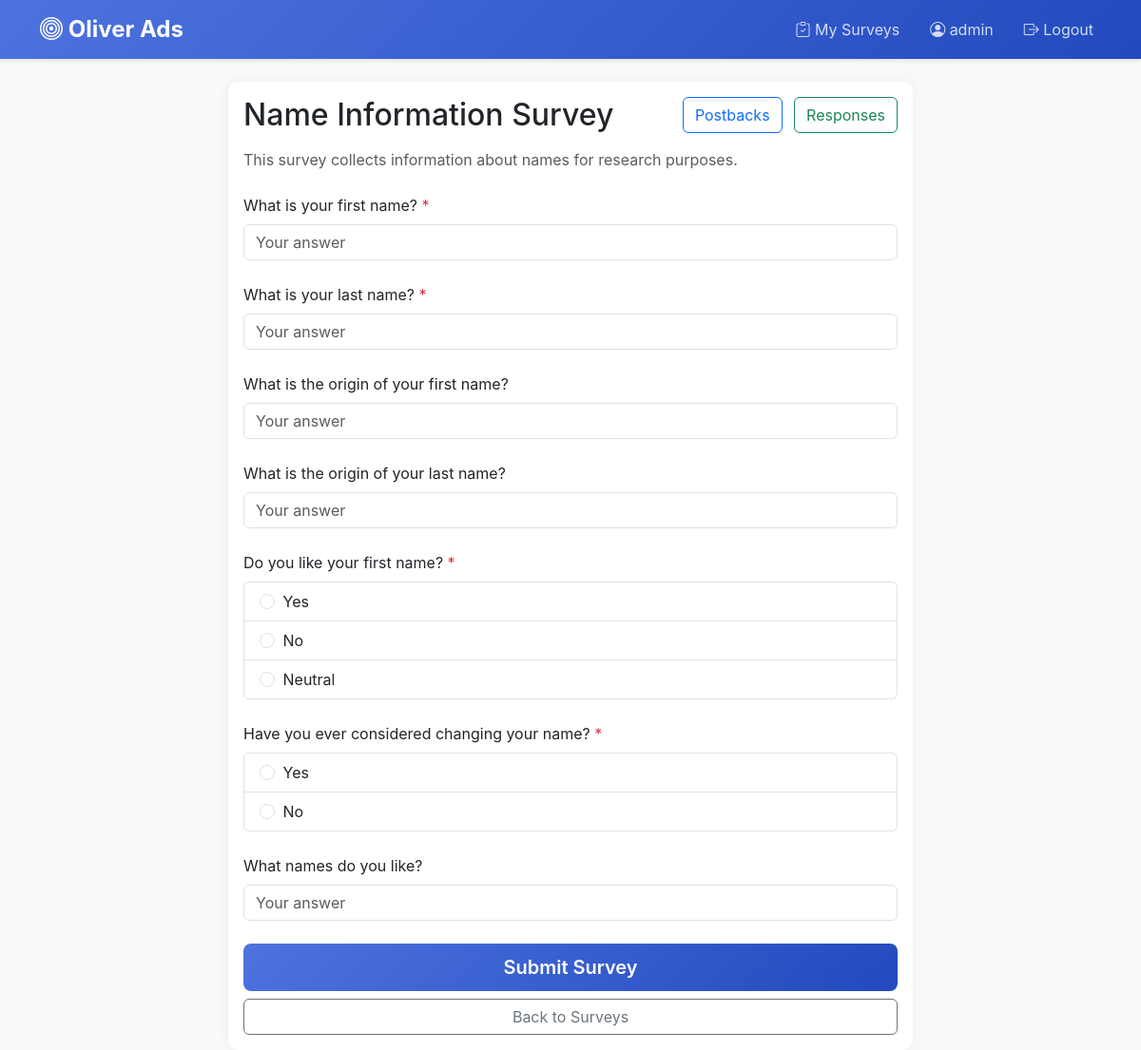
The app's page /surveys/2 (signed in) with its own data.
### models.py (models this page shows, shortened)
class User(UserMixin, db.Model):
    id = db.Column(db.Integer, primary_key=True)
    username = db.Column(db.String(80), unique=True, nullable=False)
    password_hash = db.Column(db.String(128))
    is_admin = db.Column(db.Boolean, default=False)
    created_at = db.Column(db.DateTime, default=datetime.utcnow)

class Survey(db.Model):
    id = db.Column(db.Integer, primary_key=True)
    title = db.Column(db.String(200), nullable=False)
    description = db.Column(db.Text)
    creator_id = db.Column(db.Integer, db.ForeignKey('user.id'), nullable=False)
    created_at = db.Column(db.DateTime, default=datetime.utcnow)
    is_active = db.Column(db.Boolean, default=True)
    creator = db.relationship('User', backref=db.backref('surveys', lazy=True))
    questions = db.relationship('Question', backref='survey', lazy=True, cascade='all, delete-orphan')
    responses = db.relationship('SurveyResponse', backref='survey', lazy=True, cascade='all, delete-orphan')
    postback_configs = db.relationship('PostbackConfig', backref='survey', lazy=True, cascade='all, delete-orphan')
    who_merged = db.Column(MutableDict.as_mutable(JSON), default=dict)
    merged_user_data = db.Column(MutableList.as_mutable(JSON), default=list)

class Question(db.Model):
    id = db.Column(db.Integer, primary_key=True)
    survey_id = db.Column(db.Integer, db.ForeignKey('survey.id'), nullable=False)
    question_text = db.Column(db.Text, nullable=False)
    question_type = db.Column(db.String(20), nullable=False)  # text, multiple_choice, checkbox
    options = db.Column(db.Text)  # JSON string for multiple choice and checkbox options
    is_required = db.Column(db.Boolean, default=False)
    order = db.Column(db.Integer, default=0)
    answers = db.relationship('Answer', backref='question', lazy=True, cascade='all, delete-orphan')
    @property
    def options_list(self):
        if self.options:
            try:
                return json.loads(self.options)
            except json.JSONDecodeError:
                return []
        return []

### app.py (the view)
@app.route('/surveys/<int:survey_id>')
def view_survey(survey_id):
    survey = Survey.query.get_or_404(survey_id)
    if current_user.is_authenticated:
        if survey.creator_id != current_user.id and not current_user.is_admin:
            flash('You do not have permission to view this survey')
            return redirect(url_for('surveys'))
    return render_template('view_survey.html', survey=survey)

### app.py (called while the page is built)
@login_manager.user_loader
def load_user(user_id):
    return User.query.get(int(user_id))

### templates/view_survey.html (shortened to what this page needs)
{% extends "base.html" %}
{% block content %}
<div class="container mt-4">
    <div class="row justify-content-center">
        <div class="col-md-8">
            <div class="card">
                <div class="card-body">
                    <div class="d-flex justify-content-between align-items-center mb-3">
                        <h2 class="card-title mb-0">{{ survey.title }}</h2>
                        <div>
                            <a href="{{ url_for('postback_configs', survey_id=survey.id) }}" class="btn btn-outline-primary me-2">
                                 Postbacks
                            </a>
                            <a href="{{ url_for('view_responses', survey_id=survey.id) }}" class="btn btn-outline-success">
                                 Responses
                            </a>
                        </div>
                    </div>
                    <p class="text-muted mb-4">{{ survey.description }}</p>
                    <form method="POST" action="{{ url_for('submit_survey', survey_id=survey.id) }}" class="needs-validation" novalidate>
                        {% for question in survey.questions|sort(attribute='order') %}
                        <div class="mb-4">
                            <label class="form-label">
                                {{ question.question_text }}
                                {% if question.is_required %}
                                <span class="text-danger">*</span>
                                {% endif %}
                            </label>
                            {% if question.question_type == 'text' %}
                            <input type="text"
                                   class="form-control"
                                   name="question_{{ question.id }}"
                                   {% if question.is_required %}required{% endif %}
                                   placeholder="Your answer">
                            {% elif question.question_type == 'multiple_choice' %}
                            <div class="list-group">
                                {% for option in question.options_list %}
                                <label class="list-group-item">
                                    <input class="form-check-input me-1"
                                           type="radio"
                                           name="question_{{ question.id }}"
                                           value="{{ option }}"
                                           {% if question.is_required %}required{% endif %}>
                                    {{ option }}
                                </label>
                                {% endfor %}
                            </div>
                            {% endif %}
                        </div>
                        {% endfor %}
                        <div class="d-grid gap-2">
                            <button type="submit" class="btn btn-primary btn-lg">
                                 Submit Survey
                            </button>
                            <a href="{{ url_for('surveys') }}" class="btn btn-outline-secondary">
                                 Back to Surveys
                            </a>
                        </div>
                    </form>
                </div>
            </div>
        </div>
    </div>
</div>
{% endblock %}

### templates/base.html (shortened to what this page needs)
<!DOCTYPE html>
<html lang="en">
<head>
    <link href="https://cdn.jsdelivr.net/npm/bootstrap@5.3.0/dist/css/bootstrap.min.css" rel="stylesheet">
    <link rel="stylesheet" href="https://cdn.jsdelivr.net/npm/bootstrap-icons@1.11.0/font/bootstrap-icons.css">
</head>
<body>
    <nav class="navbar navbar-expand-lg navbar-dark">
        <div class="container">
            <a class="navbar-brand" href="{{ url_for('index') }}">
                <i class="bi bi-bullseye"></i> Oliver Ads
            </a>
            {% if current_user.is_authenticated %}
            <div class="navbar-nav ms-auto">
                <a class="nav-link me-3" href="{{ url_for('surveys') }}">
                    <i class="bi bi-clipboard-check"></i> My Surveys
                </a>
                <span class="nav-link me-3">
                    <i class="bi bi-person-circle"></i> {{ current_user.username }}
                </span>
                <a class="nav-link" href="{{ url_for('logout') }}">
                    <i class="bi bi-box-arrow-right"></i> Logout
                </a>
            </div>
            {% endif %}
        </div>
    </nav>
    <div class="container">
        {% block content %}{% endblock %}
    </div>
</body>
</html>

### templates/base.html (style rules this page uses)
:root { --primary-color: #4e73df; --secondary-color: #1cc88a; --dark-color: #5a5c69; }
body { background-color: #f8f9fa; font-family: 'Nunito', -apple-system, BlinkMacSystemFont, "Segoe UI", Roboto, "Helvetica Neue", Arial, sans-serif; }
.navbar { background: linear-gradient(135deg, var(--primary-color), #224abe) !important; box-shadow: 0 2px 4px rgba(0,0,0,0.1); }
.navbar-brand { font-weight: 700; font-size: 1.5rem; }
.card { border: none; border-radius: 10px; box-shadow: 0 0 15px rgba(0,0,0,0.05); transition: transform 0.2s; }
.btn-primary { background: linear-gradient(135deg, var(--primary-color), #224abe); border: none; padding: 10px 20px; font-weight: 600; }
.nav-link { color: rgba(255,255,255,0.8) !important; transition: color 0.2s; }

### records on screen
User: username "admin"
Survey: title "Name Information Survey", description "This survey collects information about names for research purposes."
Question: question_text "What is your first name?"
Question: question_text "What is your last name?"
Question: question_text "What is the origin of your first name?"
Question: question_text "What is the origin of your last name?"
Question: question_text "Do you like your first name?", is_required "☐ Yes" "☐ No" "☐ Neutral", options_list "Yes" "No" "Neutral"
Question: question_text "Have you ever considered changing your name?", is_required "☐ Yes" "☐ No", options_list "Yes" "No"
Question: question_text "What names do you like?"
